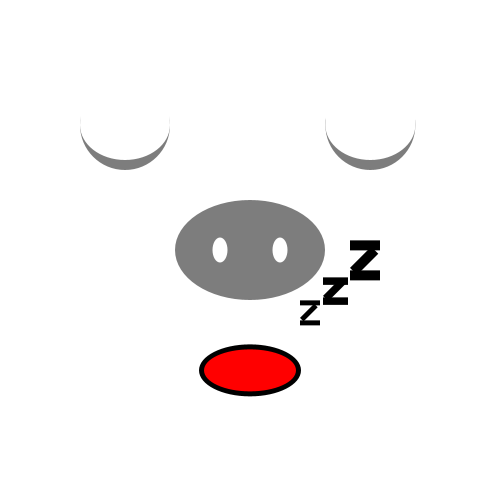
Frame 1 (no input)
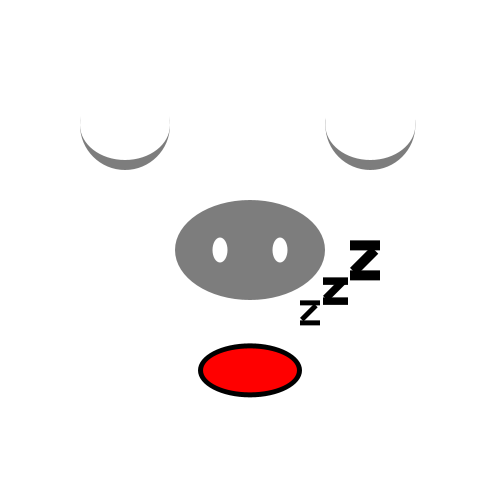
Frame 60 (the mouse pressed at the canvas centre just before this capture)
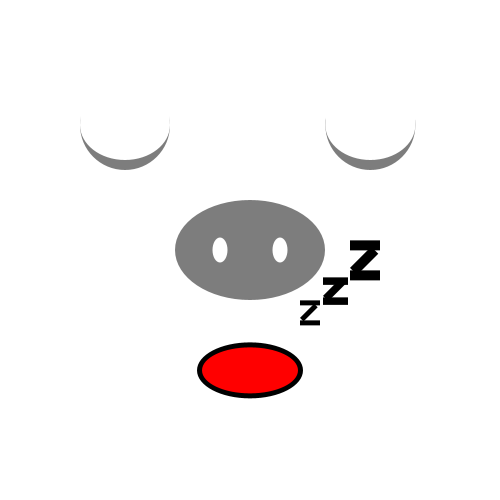
Frame 120 (the mouse held since frame 60 and released just before this capture)

The Processing sketch that drew these frames (run headless with seeded random() and noise(); from frame 60 on, the mouse is pressed at the canvas centre):

// Processing sketch: processing_122693
// ── processing_122693.pde

void setup() {
  size(500, 500);
}

void draw() 
{
  background(255);

  if (hour() >= 0 && hour() < 8)
 {
  pushMatrix();
  translate(width/4, height/4);
  fill(125);
  noStroke();
  ellipse(0, 0, 90, 90);
  fill(255);
  ellipse(0, -10, 90, 80);
  ellipse(0, 0, 90, 70);
  popMatrix();
  
  //rechtes auge
  pushMatrix();
   translate(width/1.35, height/4);
    fill(125);
  noStroke();
  ellipse(0, 0, 90, 90);
  fill(255);
 ellipse(0, -10, 90, 80);
  ellipse(0, 0, 90, 70);
  popMatrix();
   
//Mund
 float s = map(second(),0, 30, 0, 60);
  pushMatrix();
  translate(width/2, height/1.35);
 
 fill(0);
  ellipse(0,0,s+60,s+10);
   fill(255,0,0);
  ellipse(0,0,s+50,s);

  //Z
 
  fill(0);
  rect(100,-100,30,10);
  rect(100,-130,30,10);
  pushMatrix();
  translate(100,-102.5);
  rotate(-QUARTER_PI);
  rect(0,0,30,10);
  popMatrix();
  
  //z
   rect(50,-50,20,5);
  rect(50,-70,20,5);
  pushMatrix();
  translate(50,-52.5);
  rotate(-QUARTER_PI);
  rect(0,0,20,5);
  popMatrix();
  
  rect(73,-73,25,7.5);
  rect(73,-93,25,7.5);
  pushMatrix();
  translate(73,-74.5);
  rotate(-QUARTER_PI);
  rect(0,0,25,7.5);
  popMatrix();
  
  popMatrix();
  

    //Nase
  pushMatrix();
 translate(width/2, height/2);
  fill(125);
  noStroke();
  ellipse(0, 0, 150, 100);
  fill(255);
  noStroke();
  ellipse(-30, 0, 15, 25);
  ellipse(30, 0, 15, 25);
  popMatrix();
 }
 
else if ((hour() >= 8 && hour() < 10))
 //Frühstück 
  {
    //messer
    fill(0);
    rect(width/16, height/1.6, 15, 130, 3);
    ellipse(width/13, height/1.9, 35, 110);
    fill(255);
    rect(width/10.9, height/2.45, 20, 110);
    //gabel
    fill(0);
    ellipse(width/1.08, height/1.65, 25, 20);
    rect(width/1.10, height/1.6, 15, 130, 3);
    ellipse(width/1.10, height/1.9, 5.5, 70);
    ellipse(width/1.08, height/1.9, 5, 70);
    ellipse(width/1.06, height/1.9, 5.5, 70);
  }

//Mittag
    else if ((hour() >= 12 && hour() < 14))
       {
    //messer 
    fill(0);
    rect(width/16, height/1.6, 15, 130, 3);
    ellipse(width/13, height/1.9, 35, 110);
    fill(255);
    rect(width/10.9, height/2.45, 20, 110);
    //gabel
    fill(0);
    ellipse(width/1.08, height/1.65, 25, 20);
    rect(width/1.10, height/1.6, 15, 130, 3);
    ellipse(width/1.10, height/1.9, 5.5, 70);
    ellipse(width/1.08, height/1.9, 5, 70);
    ellipse(width/1.06, height/1.9, 5.5, 70);
  }
  
 //Abend
  else if ((hour() >= 18 && hour() < 20))
   {
    //messer 
    fill(0);
    rect(width/16, height/1.6, 15, 130, 3);
    ellipse(width/13, height/1.9, 35, 110);
    fill(255);
    rect(width/10.9, height/2.45, 20, 110);
    //gabel
    fill(0);
    ellipse(width/1.08, height/1.65, 25, 20);
    rect(width/1.10, height/1.6, 15, 130, 3);
    ellipse(width/1.10, height/1.9, 5.5, 70);
    ellipse(width/1.08, height/1.9, 5, 70);
    ellipse(width/1.06, height/1.9, 5.5, 70);
  }
  
  if (hour() >= 8 && hour() < 24)
  {
  //Mund
  pushMatrix();
  translate(width/2, height/2);
  fill(0);
  noStroke();
  ellipse(0, -10, 350, 350);
  fill(255);
  ellipse(0, -10, 360, 230);
  ellipse(0, -80, 360, 230);

  popMatrix();
 
  float min = map(minute(), 0, 60, 0, 360);
  float h = map(hour(), 0, 12, 0, 360);

  //Augen: Stunden + Minuten
  pushMatrix();

  translate(width/4, height/4); //in die Mitte springen
  fill(125);
  noStroke();
  ellipse(0, 0, 110, 110);
  for (int i=0; i<360; i+=10) //360 grad in 20° schritten
  {
    pushMatrix();
    rotate(radians(i)); // um i rotieren
    translate(0, -60);    // um radius verschieben -i/2.0 Schnecke wird  kleiner
    stroke(0);
    line(0, 0, 0, -10);
    popMatrix();
  }
  //Minuten
  rotate(radians(min)); // Um min rotieren
  translate(0, -40); // Um Radians verschieben
  fill(0);
  ellipse(0, 0, 20, 20);
  popMatrix();

  //stunden
  pushMatrix();
  translate(width/1.35, height/4);
  fill(125);
  noStroke();
  ellipse(0, 0, 110, 110);
  for (int i=0; i<360; i+=30) //360 grad in 20° schritten
  {
    pushMatrix();
    rotate(radians(i)); // um i rotieren
    translate(0, -60);    // um radius verschieben -i/2.0 Schnecke wird  kleiner
    stroke(0);
    line(0, 0, 0, -10);
    popMatrix();
  }
  rotate(radians(h));

  translate(0, -35);
  fill(0);
  noStroke();
  ellipse(0, 0, 30, 30);
  popMatrix();

  //Zunge: Sekunden

  translate(width/2, height/2);

  pushMatrix();
  float sec = map(second(), 0, 60, 110, 230);

  rotate(radians(sec)); // Um sec rotieren
  translate(0, -250); // Um Radians verschieben

  fill(255, 0, 0);
  noStroke();
  rect(0, 0, 50, 100, 30);
  stroke(0);
  line(25, 100, 25, 10);

  popMatrix();

  //Nase
  pushMatrix();

  fill(125);
  noStroke();
  ellipse(0, 0, 200, 150);
  fill(255);
  noStroke();
  ellipse(-30, 0, 20, 30);
  ellipse(30, 0, 20, 30);
  popMatrix();
    
}
}
